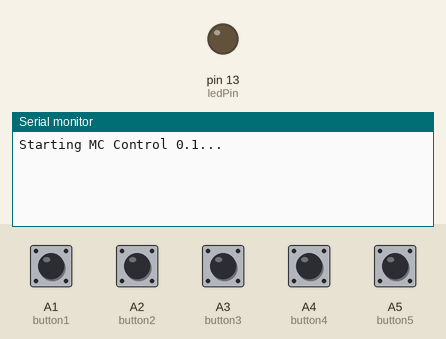
This sketch was run on a simulated Arduino Uno, built with avr-gcc and run on an emulated ATmega328P. Shown: output pins drawn as LEDs (lit = HIGH), the last lines printed to the serial monitor. The inputs (shaded band) are chosen by the test bench; at power-on: A1 (button1), A2 (button2), A3 (button3), A4 (button4), A5 (button5) HIGH.

Above: at 1.2 s.
1.3 s: A1 (button1) pulled LOW for 0.15 s
At 2.6 s:
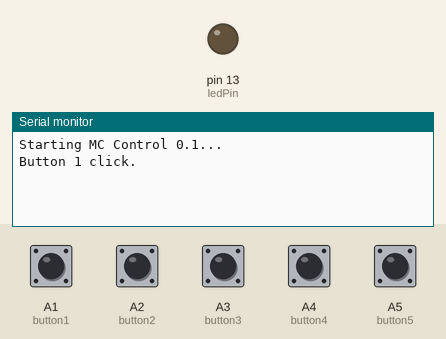
3.3 s: A2 (button2) pulled LOW for 1 s
At 5.1 s:
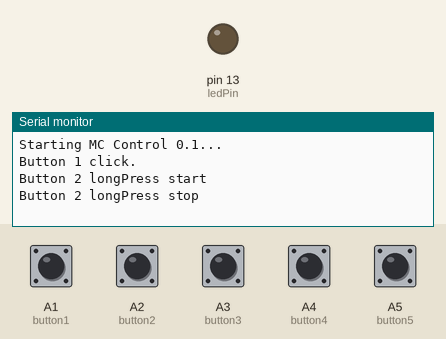
5.8 s: A3 (button3) pulled LOW for 1 s
At 7.3 s:
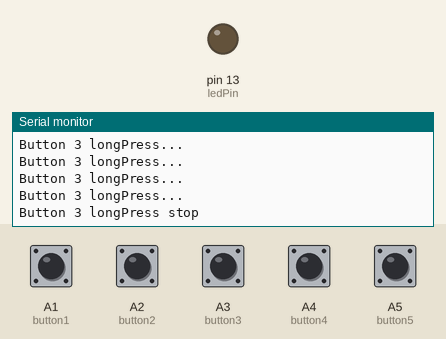
8.3 s: A1 (button1) driven LOW and A2 (button2) driven LOW
At 9.2 s:
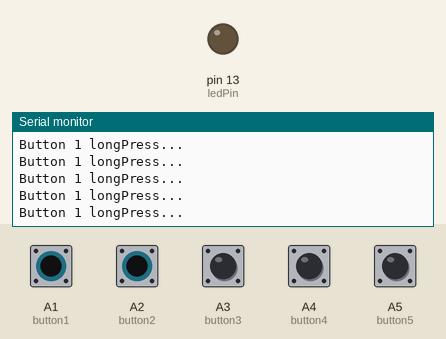
11.3 s: A2 (button2) driven HIGH
Timing chart, 0 to 13.8 s (numbered marks = the images above; inputs shaded):
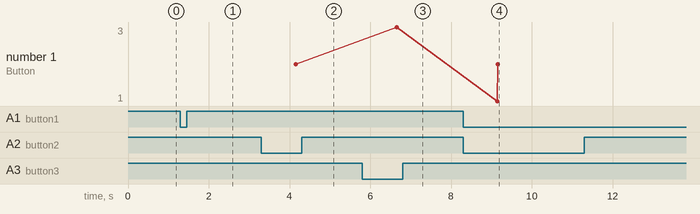

Measured:
- after the input at 1.3 s, the serial monitor: prints a new line after 0.60 s (image 1)
- after the input at 3.3 s, the serial monitor: prints a new line after 0.85 s (image 2)
- after the input at 5.8 s, the serial monitor: prints a new line after 0.85 s (image 3)
- after the input at 8.3 s, the serial monitor: prints a new line after 0.85 s (image 4)
- plotted number 1: 2 → 3 after the input at 5.8 s, 3 → 2 after the input at 8.3 s

The sketch:

mc_control_0.1.ino
```cpp
#include "OneButton.h"

// Setup a new OneButton on pin A1. ==> Turn left
OneButton button1(A1, true);
// Setup a new OneButton on pin A2. ==> Turn right
OneButton button2(A2, true);
// Setup a new OneButton on pin A3. ==> High beam
OneButton button3(A3, true);
// Setup a new OneButton on pin A4. ==> Horn
OneButton button4(A4, true);
// Setup a new OneButton on pin A5. ==> Start Engine
OneButton button5(A5, true);

const int breakSwitch = 7;
const int ledPin =  13; // sim blink
int breakSwitchVal = 0;

const int neutralSwitch = 8;
int neutralSwitchVal = 0;

const int clutchSwitch = 9;
int clutchSwitchVa0 = 0;

const int sideStandSwitch = 10;
int sideStandSwitchVal = 0;

// setup code here, to run once:
void setup() {

  pinMode(ledPin, OUTPUT);
  pinMode(breakSwitch, INPUT_PULLUP);
  pinMode(neutralSwitch, INPUT_PULLUP);
  pinMode(clutchSwitch, INPUT_PULLUP);
  pinMode(sideStandSwitch, INPUT_PULLUP);

  Serial.begin(115200);
  while (!Serial) {
  }
  Serial.println("Starting MC Control 0.1...");

  // link the button 1 functions.
  button1.attachClick(click1);
  button1.attachDoubleClick(doubleclick1);
  button1.attachLongPressStart(longPressStart1);
  button1.attachLongPressStop(longPressStop1);
  button1.attachDuringLongPress(longPress1);

  // link the button 2 functions.
  button2.attachClick(click2);
  button2.attachDoubleClick(doubleclick2);
  button2.attachLongPressStart(longPressStart2);
  button2.attachLongPressStop(longPressStop2);
  button2.attachDuringLongPress(longPress2);

  // link the button 3 functions.
  button3.attachClick(click3);
  button3.attachDoubleClick(doubleclick3);
  button3.attachLongPressStart(longPressStart3);
  button3.attachLongPressStop(longPressStop3);
  button3.attachDuringLongPress(longPress3);

  // link the button 4 functions.
  button4.attachClick(click4);
  button4.attachDoubleClick(doubleclick4);
  button4.attachLongPressStart(longPressStart4);
  button4.attachLongPressStop(longPressStop4);
  button4.attachDuringLongPress(longPress4);

  // link the button 5 functions.
  button5.attachClick(click5);
  button5.attachDoubleClick(doubleclick5);
  button5.attachLongPressStart(longPressStart5);
  button5.attachLongPressStop(longPressStop5);
  button5.attachDuringLongPress(longPress5);

}


void loop() {
  button1.tick();
  button2.tick();
  button3.tick();
  button4.tick();
  button5.tick();
}


// ----- button 1 callback functions

// This function will be called when the button1 was pressed 1 time (and no 2. button press followed).
void click1() {
  Serial.println("Button 1 click.");
} // click1


// This function will be called when the button1 was pressed 2 times in a short timeframe.
void doubleclick1() {
  Serial.println("Button 1 doubleclick.");
} // doubleclick1


// This function will be called once, when the button1 is pressed for a long time.
void longPressStart1() {
  Serial.println("Button 1 longPress start");
} // longPressStart1


// This function will be called often, while the button1 is pressed for a long time.
void longPress1() {
  Serial.println("Button 1 longPress...");
} // longPress1


// This function will be called once, when the button1 is released after beeing pressed for a long time.
void longPressStop1() {
  Serial.println("Button 1 longPress stop");
} // longPressStop1


// ... and the same for button 2:

void click2() {
  Serial.println("Button 2 click.");
} // click2


void doubleclick2() {
  Serial.println("Button 2 doubleclick.");
} // doubleclick2


void longPressStart2() {
  Serial.println("Button 2 longPress start");
} // longPressStart2


void longPress2() {
  // Serial.println("Button 2 longPress...");
} // longPress2

void longPressStop2() {
  Serial.println("Button 2 longPress stop");
} // longPressStop2

// ... and the same for button 3:

void click3() {
  Serial.println("Button 3 click.");
} // click3


void doubleclick3() {
  Serial.println("Button 3 doubleclick.");
} // doubleclick3


void longPressStart3() {
  Serial.println("Button 3 longPress start");
} // longPressStart3


void longPress3() {
  Serial.println("Button 3 longPress...");
} // longPress3

void longPressStop3() {
  Serial.println("Button 3 longPress stop");
} // longPressStop3

// ... and the same for button 4:

void click4() {
  Serial.println("Button 4 click.");
} // click4


void doubleclick4() {
  Serial.println("Button 4 doubleclick.");
} // doubleclick4


void longPressStart4() {
  Serial.println("Button 4 longPress start");
} // longPressStart4


void longPress4() {
  Serial.println("Button 4 longPress...");
} // longPress4

void longPressStop4() {
  Serial.println("Button 4 longPress stop");
} // longPressStop4

// ... and the same for button 5:

void click5() {
  Serial.println("Button 5 click.");
} // click5

void doubleclick5() {
  Serial.println("Button 5 doubleclick.");
} // doubleclick5


void longPressStart5() {
  Serial.println("Button 5 longPress start");
} // longPressStart5


void longPress5() {
  Serial.println("Button 5 longPress...");
} // longPress5

void longPressStop5() {
  Serial.println("Button 5 longPress stop");
} // longPressStop5


// End
```
